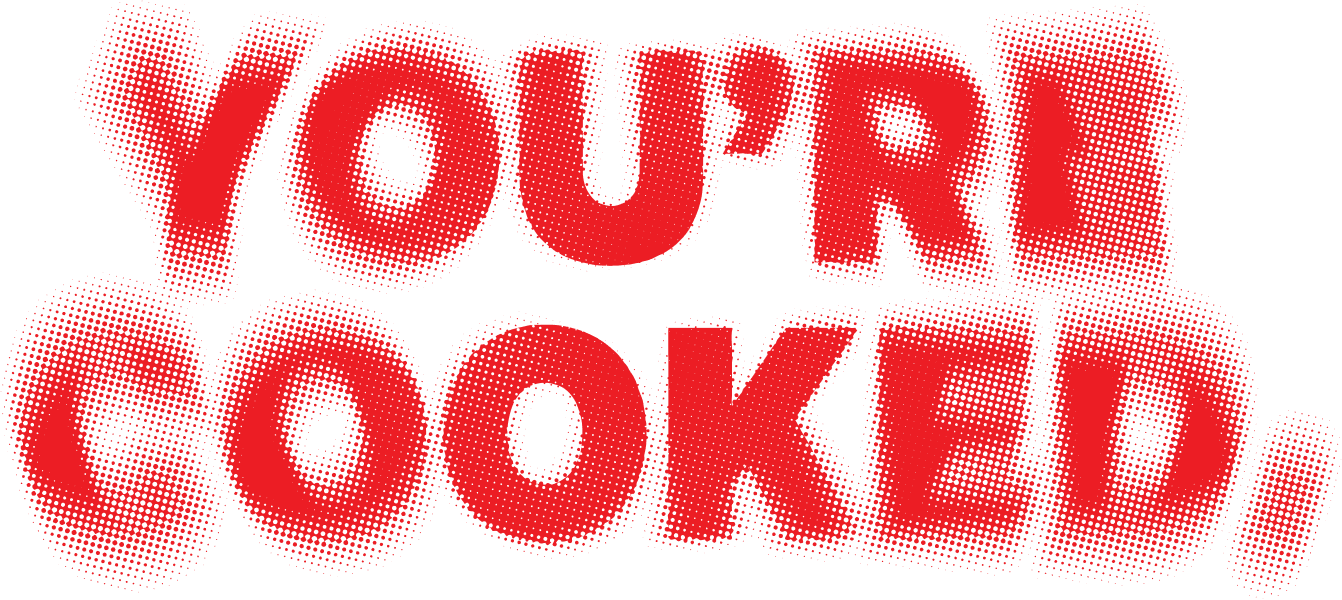
#> input picture Generated_files/D12_steganography/youre_cooked.png, 1342 x 600 px, found by its file name
$ python D12_steganography.py
#> lines starting #> are read from the running program, lines starting #| are printed output that depends on the picture
'''
Day 12, June 17th 2025:

Welcome to steganography!

Hide secret messages inside innocent-looking images.
Perfect for covert communication or just impressing friends.
The image looks normal, but contains hidden data that only
you know how to extract. Digital invisibility at its finest.
'''

from PIL import Image
import numpy as np

def hide_message(img_path, msg, out_path):
#> called with img_path = 'youre_cooked.png', msg = 'This is not the real secret message.', out_path = 'AmI.png'
    img = np.array(Image.open(img_path))
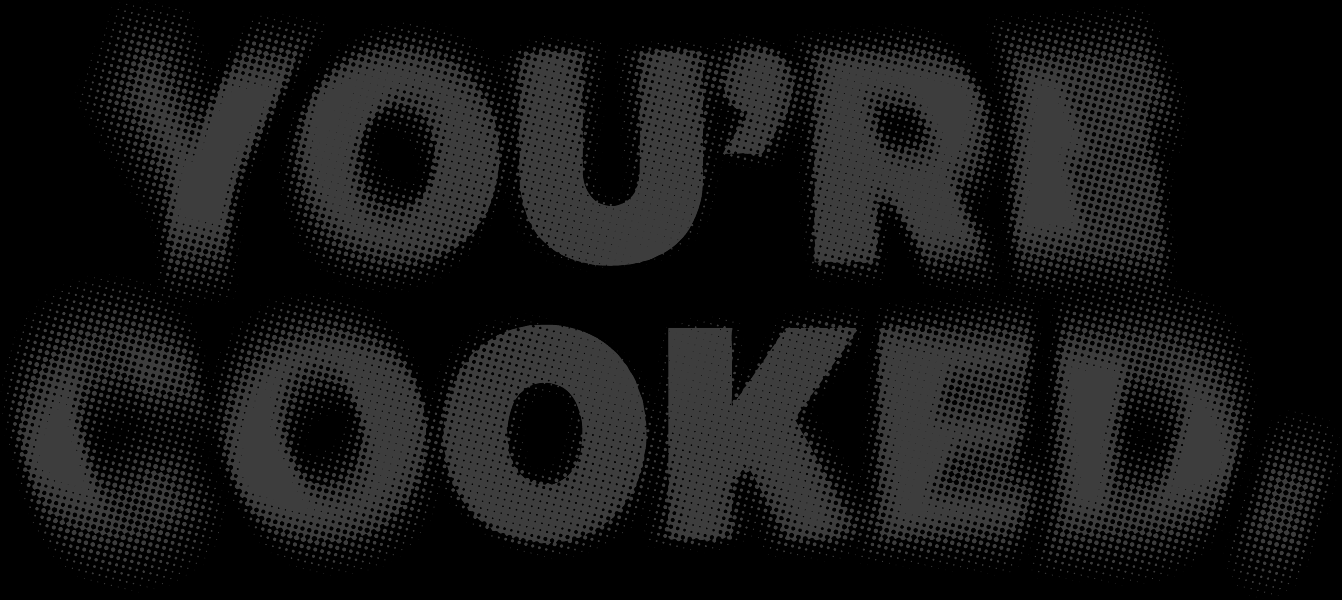
#> img: shape (600, 1342); min 0, max 61, mean 22.3
    binary = ''.join(format(ord(c), '08b') for c in msg) + '1111111111111110'
    flat = img.flatten()
    for i, bit in enumerate(binary[:len(flat)]):
        flat[i] = (flat[i] & 0xFE) | int(bit)
#> this loop made 304 passes
#> bit on passes 1 to 3: '0', '1', '0'
    Image.fromarray(flat.reshape(img.shape).astype('uint8')).save(out_path)

def extract_message(img_path):
#> called with img_path = 'AmI.png'
    flat = np.array(Image.open(img_path)).flatten()
    bits = [str(p & 1) for p in flat]
#> bits = 805200 items
    msg = ""
    for i in range(0, len(bits), 8):
        byte = ''.join(bits[i:i+8])
        if byte == '11111110': break
        msg += chr(int(byte, 2))
#> this loop made 38 passes
#> (i, msg) on passes 2 to 13: (8, 'Th'), (16, 'Thi'), (24, 'This'), (32, 'This '), (40, 'This i'), (48, 'This is'), (56, 'This is '), (64, 'This is n'), (72, 'This is no'), (80, 'This is not'), (88, 'This is not '), (96, 'This is not t')
#> msg on pass 1: 'T'
    return msg

# Demo: Hide and extract a secret message
secret = "This is not the real secret message."
hide_message('youre_cooked.png', secret, 'AmI.png')
revealed = extract_message('AmI.png')
#> revealed = 'This is not the real secret message.ÿ'
print(f"✅ Message hidden in AmI.png")
print(f"🔍 Extracted: {revealed}")
#| 🔍 Extracted: This is not the real secret message.ÿ
